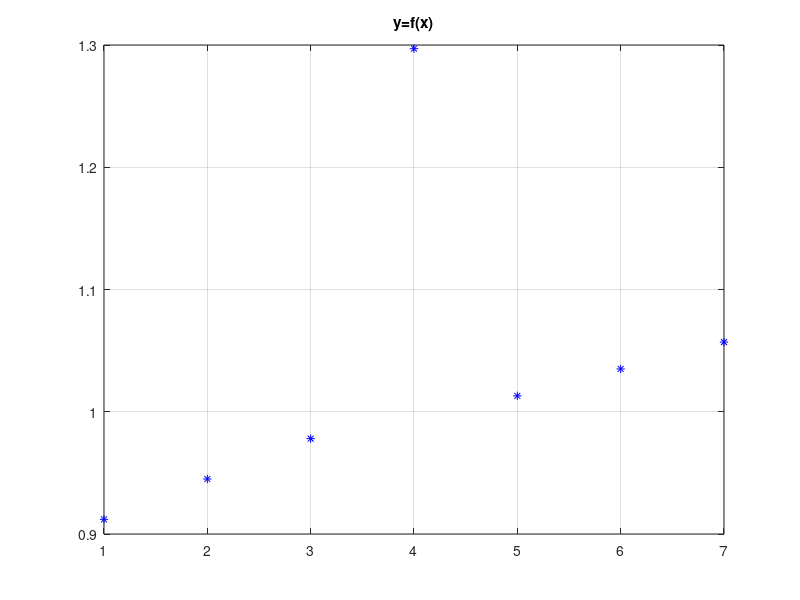
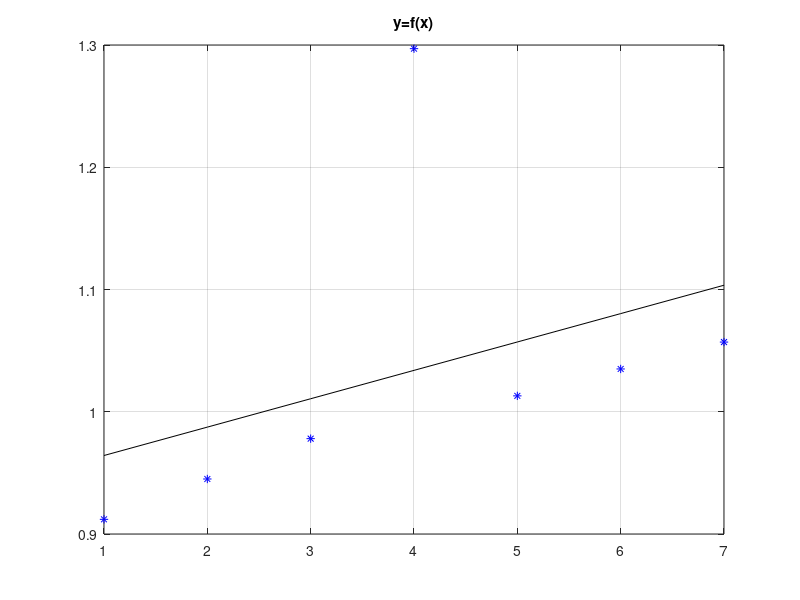
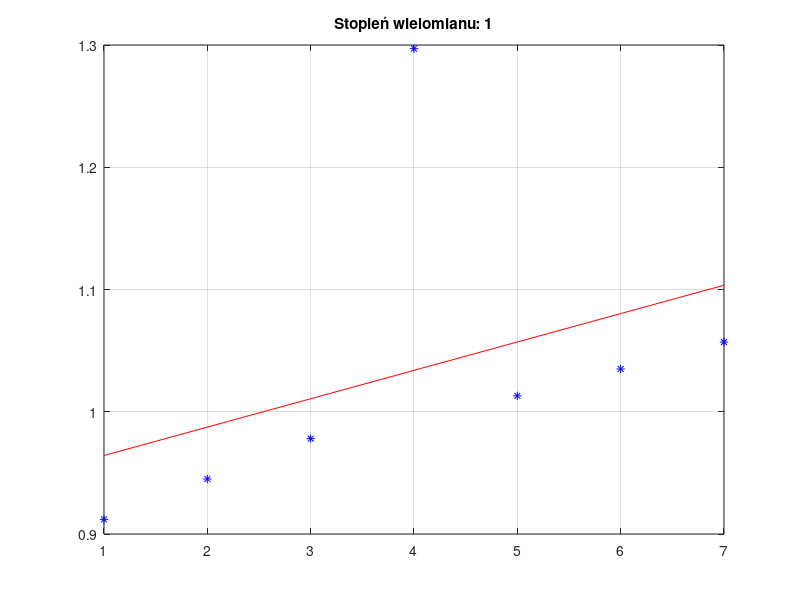
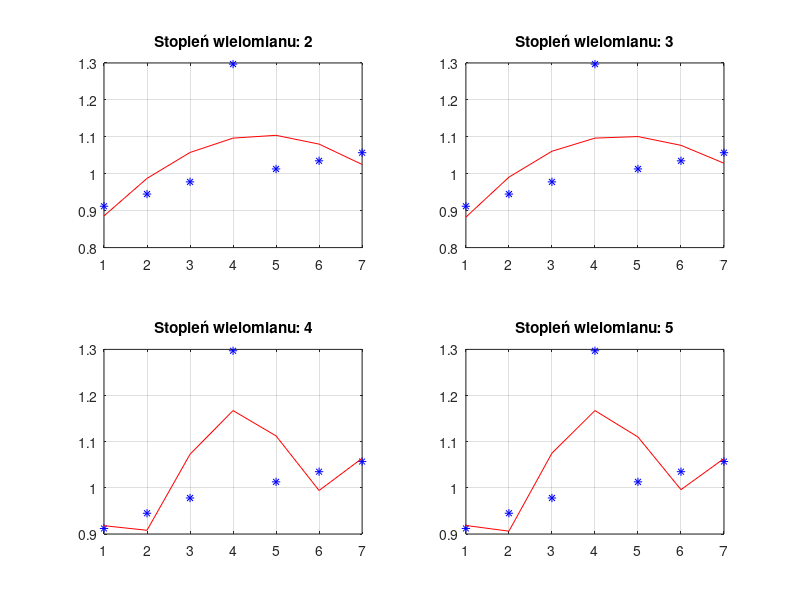

The MATLAB source for these figures, in order:
clear all;
close all;
clc;
% W wyniku pomiaru otrzymano nastepujace liczby ( x = numer pomiaru, y = wartosc )

%x = [ 1 2 3 4 5 6 7 8 9 10];
%y = [ 0.912 0.945 0.978 0.997 1.013 1.035 1.057 1.062 1.082 1.097];

x = [ 1 2 3 4 5 6 7 ];
y = [ 0.912 0.945 0.978 1.297 1.013 1.035 1.057];

figure; plot( x, y, 'b*' ); title('y=f(x)'); grid;
% Aproksymacja linia prosta: y = a * x + b
if(0) % OGOLNIE - rozwiazanie rownania macierzowego
    xt = x'; yt = y'; N = length( xt ); % X * ab
    X = [ xt, ones(N,1) ]; % y(n) = a*x(n) + b = | x(1) 1 | * | a |
    ab = X \ yt; % y(1) = a*x(1) + b = | x(2) 1 | | b |
    a = ab(1), b = ab(2), % y(2) = a*x(2) + b = | x(3) 1 |
else % W TYM PRZYPADKU - na podstawie wyprowadzonych wzorow
    xm = mean( x ); % srednia wartosc wektora x
    ym = mean( y ); % srednia wartosc wektora y
    xr = x - xm; % wektor x - srednia x (od kazdego elementu)
    yr = y - ym; % wektor y - srednia y (od kazdego elementu)
    a = (xr * yr') / (xr * xr') % obliczenie wsp a prostej, to samo
    % inaczej: a = sum( xr .* yr ) / sum( xr .* xr )
    b = ym - a * xm % obliczenie wsp b prostej
end
figure; plot( x, y, 'b*', x, a*x+b, 'k-' ); title('y=f(x)'); grid;
% Takze wielomiany wyzszych rzedow
p = polyfit(x,y,1);
figure; plot( x, y, 'b*', x, polyval(p,x), 'r-' ); title('Stopień wielomianu: 1'); grid;
figure;
p1 = polyfit( x, y, 2 ), % a=p(1), b=p(2)
subplot(221); plot( x, y, 'b*', x, polyval(p1,x), 'r-' ); title('Stopień wielomianu: 2'); grid;
p2 = polyfit( x, y, 3 ), % a=p(1), b=p(2)
subplot(222); plot( x, y, 'b*', x, polyval(p2,x), 'r-' ); title('Stopień wielomianu: 3'); grid;
p3 = polyfit( x, y, 4 ), % a=p(1), b=p(2)
subplot(223); plot( x, y, 'b*', x, polyval(p3,x), 'r-' ); title('Stopień wielomianu: 4'); grid;
p4 = polyfit( x, y, 5 ), % a=p(1), b=p(2)
subplot(224); plot( x, y, 'b*', x, polyval(p4,x), 'r-' ); title('Stopień wielomianu: 5'); grid;
